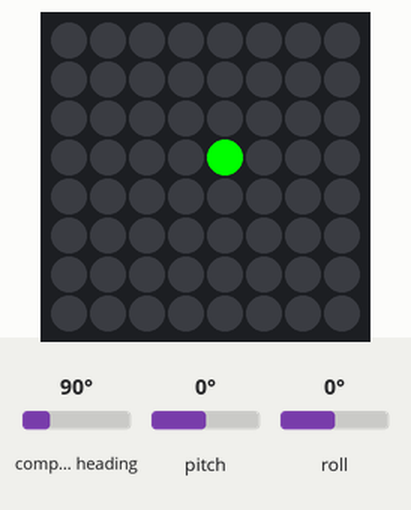
The program below on a simulated Raspberry Pi (BCM pin numbers) with a Sense HAT. Parts: the Sense HAT's 8×8 RGB LED matrix. Inputs (shaded band) come from the test bench; at power-on: pitch 0°, roll 0°, compass heading 90°. The Sense HAT reports a negative pitch or roll as 360° plus the angle.

Above: at 1.2 s.
1.3 s: pitch set to -86°
At 1.7 s:
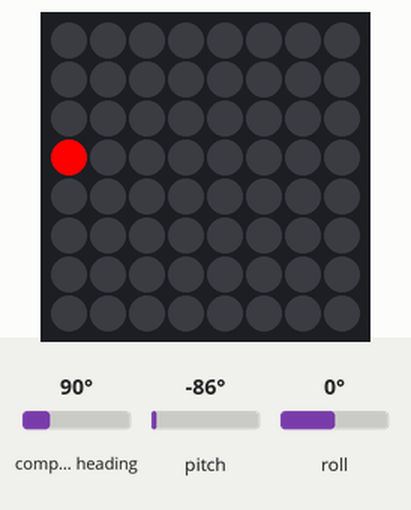
2.8 s: roll set to -86°
At 3.9 s:
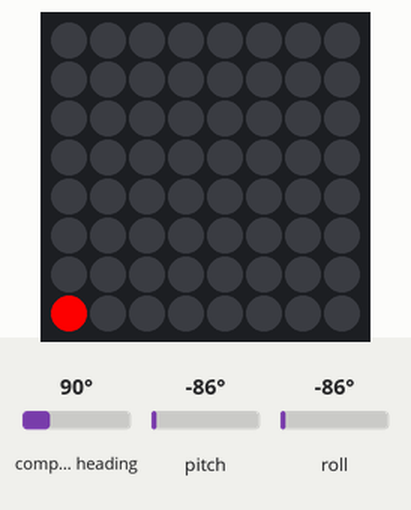
4.3 s: pitch set to 0°
At 5.1 s:
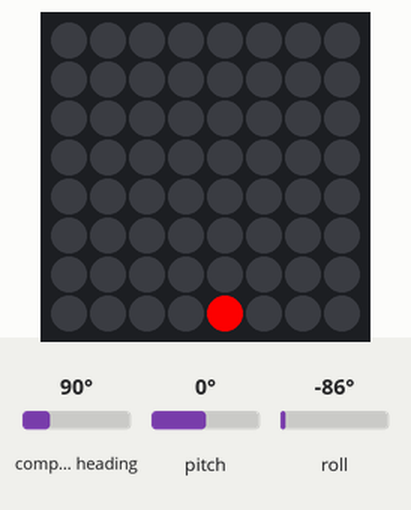
5.8 s: pitch set to 45°
At 6.2 s:
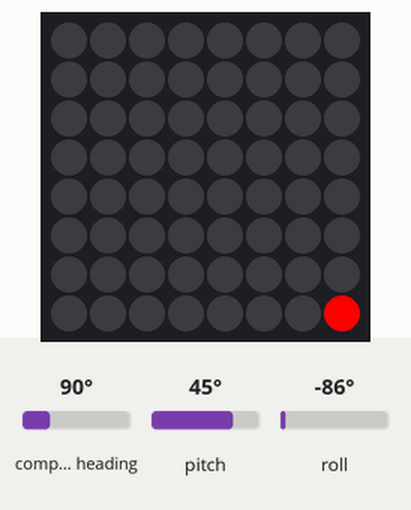
Timing chart, 0 to 8.8 s (numbered marks = the images above; inputs shaded):
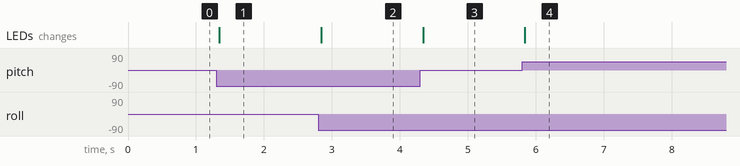

Measured:
- after the input at 1.3 s, the LEDs: change at once (image 1)
- after the input at 2.8 s, the LEDs: change at once (image 2)
- after the input at 4.3 s, the LEDs: change at once (image 3)
- after the input at 5.8 s, the LEDs: change at once (image 4)

The program:

bevel.py
```python
from sense_hat import SenseHat

sense = SenseHat()

sensitivity = 30

def draw_pixel(p, r):
    if p == 4 and r == 4:
        color = [0, 255, 0]
    else:
        color = [255, 0, 0]

    sense.clear()
    sense.set_pixel(p, 7 - r, color)

def normalize_coord(c):
    if c > sensitivity and c < 180:
        c = sensitivity
    elif c > 180 and c < (360 - sensitivity):
        c = 360 - sensitivity
    c = (c + sensitivity) % 360
    if c > ((sensitivity * 2) - 1):
        c = (sensitivity * 2) - 1
    return int((c / (sensitivity * 2)) * 8)


while True:
    orientation = sense.get_orientation()
    pitch = orientation["pitch"]
    roll = orientation["roll"]

    #print("pitch={0}, roll={1}, yaw={2}".format(pitch,yaw,roll))

    p = normalize_coord(pitch)
    r = normalize_coord(roll)

    draw_pixel(p, r)
```
